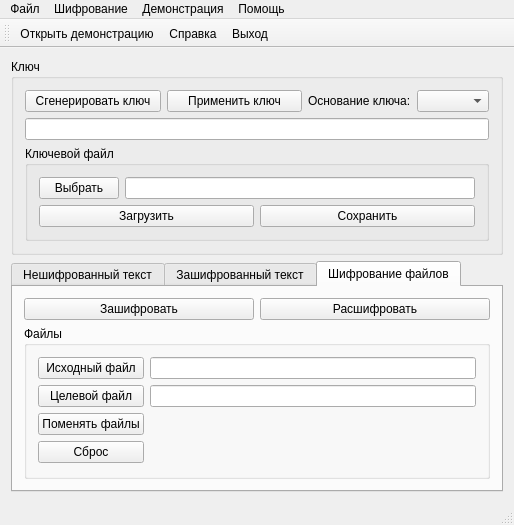
<?xml version="1.0" encoding="UTF-8"?>
<ui version="4.0">
 <class>MainWindow</class>
 <widget class="QMainWindow" name="MainWindow">
  <property name="geometry">
   <rect>
    <x>0</x>
    <y>0</y>
    <width>514</width>
    <height>513</height>
   </rect>
  </property>
  <property name="windowTitle">
   <string>IDEA</string>
  </property>
  <widget class="QWidget" name="centralWidget">
   <property name="layoutDirection">
    <enum>Qt::LeftToRight</enum>
   </property>
   <layout class="QVBoxLayout" name="verticalLayout">
    <item>
     <widget class="QGroupBox" name="groupBox_key">
      <property name="sizePolicy">
       <sizepolicy hsizetype="Preferred" vsizetype="Minimum">
        <horstretch>0</horstretch>
        <verstretch>0</verstretch>
       </sizepolicy>
      </property>
      <property name="title">
       <string>Ключ</string>
      </property>
      <layout class="QVBoxLayout" name="verticalLayout_2">
       <item>
        <layout class="QHBoxLayout" name="horizontalLayout">
         <item>
          <widget class="QPushButton" name="pushButton_genkey">
           <property name="toolTip">
            <string>Сгенерировать ключ 128 бит</string>
           </property>
           <property name="text">
            <string>Сгенерировать ключ</string>
           </property>
          </widget>
         </item>
         <item>
          <widget class="QPushButton" name="pushButton_applykey">
           <property name="text">
            <string>Применить ключ</string>
           </property>
          </widget>
         </item>
         <item>
          <widget class="QLabel" name="label_base_key">
           <property name="sizePolicy">
            <sizepolicy hsizetype="Fixed" vsizetype="Preferred">
             <horstretch>0</horstretch>
             <verstretch>0</verstretch>
            </sizepolicy>
           </property>
           <property name="text">
            <string>Основание ключа:</string>
           </property>
          </widget>
         </item>
         <item>
          <widget class="QComboBox" name="comboBox_base_key">
           <property name="sizePolicy">
            <sizepolicy hsizetype="Fixed" vsizetype="Fixed">
             <horstretch>0</horstretch>
             <verstretch>0</verstretch>
            </sizepolicy>
           </property>
          </widget>
         </item>
        </layout>
       </item>
       <item>
        <widget class="QLineEdit" name="key_input"/>
       </item>
       <item>
        <widget class="QGroupBox" name="groupBox">
         <property name="title">
          <string>Ключевой файл</string>
         </property>
         <layout class="QVBoxLayout" name="verticalLayout_6">
          <item>
           <layout class="QGridLayout" name="gridLayout_2">
            <item row="1" column="1">
             <widget class="QLineEdit" name="lineEdit_key_file"/>
            </item>
            <item row="1" column="0">
             <widget class="QPushButton" name="pushButton_key_choose">
              <property name="toolTip">
               <string>Выбрать ключевой файл</string>
              </property>
              <property name="text">
               <string>Выбрать</string>
              </property>
             </widget>
            </item>
           </layout>
          </item>
          <item>
           <layout class="QHBoxLayout" name="horizontalLayout_3">
            <item>
             <widget class="QPushButton" name="pushButton_key_load">
              <property name="toolTip">
               <string>Загрузить ключевой файл</string>
              </property>
              <property name="text">
               <string>Загрузить</string>
              </property>
             </widget>
            </item>
            <item>
             <widget class="QPushButton" name="pushButton_key_save">
              <property name="toolTip">
               <string>Сохранить ключевой файл</string>
              </property>
              <property name="text">
               <string>Сохранить</string>
              </property>
             </widget>
            </item>
           </layout>
          </item>
         </layout>
        </widget>
       </item>
      </layout>
     </widget>
    </item>
    <item>
     <widget class="QTabWidget" name="tabWidget">
      <property name="currentIndex">
       <number>2</number>
      </property>
      <widget class="QWidget" name="tab_encrypt">
       <attribute name="title">
        <string>Нешифрованный текст</string>
       </attribute>
       <layout class="QVBoxLayout" name="verticalLayout_3">
        <item>
         <widget class="QPushButton" name="pushButton_text_encrypt">
          <property name="toolTip">
           <string>Зашифровать текст и поместить его на вкладку &quot;зашифрованный текст&quot;</string>
          </property>
          <property name="text">
           <string>Зашифровать</string>
          </property>
         </widget>
        </item>
        <item>
         <widget class="QPlainTextEdit" name="plainTextEdit_decrypted"/>
        </item>
       </layout>
      </widget>
      <widget class="QWidget" name="tab_decrypt">
       <attribute name="title">
        <string>Зашифрованный текст</string>
       </attribute>
       <layout class="QVBoxLayout" name="verticalLayout_4">
        <item>
         <widget class="QPushButton" name="pushButton_text_decrypt">
          <property name="toolTip">
           <string>Расшифровать текст и поместить его на вкладку &quot;нешифрованный текст&quot;</string>
          </property>
          <property name="text">
           <string>Расшифровать</string>
          </property>
         </widget>
        </item>
        <item>
         <widget class="QPlainTextEdit" name="plainTextEdit_encrypted"/>
        </item>
       </layout>
      </widget>
      <widget class="QWidget" name="tab_file">
       <attribute name="title">
        <string>Шифрование файлов</string>
       </attribute>
       <layout class="QVBoxLayout" name="verticalLayout_5">
        <item>
         <layout class="QHBoxLayout" name="horizontalLayout_2">
          <item>
           <widget class="QPushButton" name="pushButton_file_encrypt">
            <property name="toolTip">
             <string>Зашифровать файл</string>
            </property>
            <property name="text">
             <string>Зашифровать</string>
            </property>
           </widget>
          </item>
          <item>
           <widget class="QPushButton" name="pushButton_file_decrypt">
            <property name="toolTip">
             <string>Расшифровать файл</string>
            </property>
            <property name="text">
             <string>Расшифровать</string>
            </property>
           </widget>
          </item>
         </layout>
        </item>
        <item>
         <widget class="QGroupBox" name="groupBox_files">
          <property name="sizePolicy">
           <sizepolicy hsizetype="Preferred" vsizetype="Preferred">
            <horstretch>0</horstretch>
            <verstretch>0</verstretch>
           </sizepolicy>
          </property>
          <property name="title">
           <string>Файлы</string>
          </property>
          <layout class="QGridLayout" name="gridLayout">
           <item row="0" column="0">
            <widget class="QPushButton" name="pushButton_open_file_srs">
             <property name="toolTip">
              <string>Выбрать исходный файл</string>
             </property>
             <property name="text">
              <string>Исходный файл</string>
             </property>
            </widget>
           </item>
           <item row="0" column="1">
            <widget class="QLineEdit" name="lineEdit_file_src"/>
           </item>
           <item row="1" column="0">
            <widget class="QPushButton" name="pushButton_open_file_dst">
             <property name="toolTip">
              <string>Выбрать целевой файл</string>
             </property>
             <property name="text">
              <string>Целевой файл</string>
             </property>
            </widget>
           </item>
           <item row="1" column="1">
            <widget class="QLineEdit" name="lineEdit_file_dst"/>
           </item>
           <item row="2" column="0">
            <widget class="QPushButton" name="pushButton_files_switch">
             <property name="toolTip">
              <string>Поменять файлы местами</string>
             </property>
             <property name="text">
              <string>Поменять файлы</string>
             </property>
            </widget>
           </item>
           <item row="3" column="0">
            <widget class="QPushButton" name="pushButton_reset">
             <property name="toolTip">
              <string>Сбросить названия файлов</string>
             </property>
             <property name="text">
              <string>Сброс</string>
             </property>
            </widget>
           </item>
          </layout>
         </widget>
        </item>
       </layout>
      </widget>
     </widget>
    </item>
   </layout>
  </widget>
  <widget class="QMenuBar" name="menuBar">
   <property name="geometry">
    <rect>
     <x>0</x>
     <y>0</y>
     <width>514</width>
     <height>19</height>
    </rect>
   </property>
   <widget class="QMenu" name="menu">
    <property name="title">
     <string>Файл</string>
    </property>
    <addaction name="separator"/>
    <addaction name="key_apply"/>
    <addaction name="key_save"/>
    <addaction name="key_load"/>
    <addaction name="key_choose"/>
    <addaction name="key_gen"/>
    <addaction name="separator"/>
    <addaction name="exit"/>
   </widget>
   <widget class="QMenu" name="menu_2">
    <property name="title">
     <string>Шифрование</string>
    </property>
    <widget class="QMenu" name="menu_3">
     <property name="title">
      <string>Выбор файла</string>
     </property>
     <addaction name="file_open_src"/>
     <addaction name="file_open_dst"/>
     <addaction name="file_switch"/>
     <addaction name="file_reset"/>
    </widget>
    <addaction name="text_encrypt"/>
    <addaction name="text_decrypt"/>
    <addaction name="separator"/>
    <addaction name="file_encrypt"/>
    <addaction name="file_decrypt"/>
    <addaction name="menu_3"/>
   </widget>
   <widget class="QMenu" name="menu_4">
    <property name="title">
     <string>Демонстрация</string>
    </property>
    <addaction name="start_demo"/>
   </widget>
   <widget class="QMenu" name="menu_5">
    <property name="title">
     <string>Помощь</string>
    </property>
    <addaction name="help"/>
    <addaction name="about"/>
   </widget>
   <addaction name="menu"/>
   <addaction name="menu_2"/>
   <addaction name="menu_4"/>
   <addaction name="menu_5"/>
  </widget>
  <widget class="QToolBar" name="mainToolBar">
   <attribute name="toolBarArea">
    <enum>TopToolBarArea</enum>
   </attribute>
   <attribute name="toolBarBreak">
    <bool>false</bool>
   </attribute>
   <addaction name="start_demo"/>
   <addaction name="help"/>
   <addaction name="exit"/>
  </widget>
  <widget class="QStatusBar" name="statusBar"/>
  <action name="exit">
   <property name="text">
    <string>Выход</string>
   </property>
   <property name="shortcut">
    <string>Ctrl+Q</string>
   </property>
  </action>
  <action name="key_gen">
   <property name="text">
    <string>Сгенерировать ключ</string>
   </property>
  </action>
  <action name="text_encrypt">
   <property name="text">
    <string>Зашифровать текст</string>
   </property>
  </action>
  <action name="text_decrypt">
   <property name="text">
    <string>Расшифровать текст</string>
   </property>
  </action>
  <action name="key_apply">
   <property name="text">
    <string>Применить ключ</string>
   </property>
  </action>
  <action name="file_encrypt">
   <property name="text">
    <string>Зашифровать файл</string>
   </property>
  </action>
  <action name="file_decrypt">
   <property name="text">
    <string>Расшифровать файл</string>
   </property>
  </action>
  <action name="file_open_src">
   <property name="text">
    <string>Открыть исходный файл</string>
   </property>
  </action>
  <action name="file_open_dst">
   <property name="text">
    <string>Открыть целевой файл</string>
   </property>
  </action>
  <action name="file_switch">
   <property name="text">
    <string>Поменять файлы</string>
   </property>
  </action>
  <action name="file_reset">
   <property name="text">
    <string>Сбросить</string>
   </property>
  </action>
  <action name="key_save">
   <property name="text">
    <string>Сохранить ключ</string>
   </property>
  </action>
  <action name="key_load">
   <property name="text">
    <string>Загрузить ключ</string>
   </property>
  </action>
  <action name="key_choose">
   <property name="text">
    <string>Выбрать ключевой файл</string>
   </property>
  </action>
  <action name="start_demo">
   <property name="text">
    <string>Открыть демонстрацию</string>
   </property>
  </action>
  <action name="help">
   <property name="text">
    <string>Справка</string>
   </property>
  </action>
  <action name="about">
   <property name="text">
    <string>О программе</string>
   </property>
  </action>
 </widget>
 <layoutdefault spacing="6" margin="11"/>
 <resources/>
 <connections>
  <connection>
   <sender>key_apply</sender>
   <signal>triggered()</signal>
   <receiver>pushButton_applykey</receiver>
   <slot>click()</slot>
   <hints>
    <hint type="sourcelabel">
     <x>-1</x>
     <y>-1</y>
    </hint>
    <hint type="destinationlabel">
     <x>432</x>
     <y>85</y>
    </hint>
   </hints>
  </connection>
  <connection>
   <sender>key_gen</sender>
   <signal>triggered()</signal>
   <receiver>pushButton_genkey</receiver>
   <slot>click()</slot>
   <hints>
    <hint type="sourcelabel">
     <x>-1</x>
     <y>-1</y>
    </hint>
    <hint type="destinationlabel">
     <x>156</x>
     <y>85</y>
    </hint>
   </hints>
  </connection>
  <connection>
   <sender>key_load</sender>
   <signal>triggered()</signal>
   <receiver>pushButton_key_load</receiver>
   <slot>click()</slot>
   <hints>
    <hint type="sourcelabel">
     <x>-1</x>
     <y>-1</y>
    </hint>
    <hint type="destinationlabel">
     <x>156</x>
     <y>173</y>
    </hint>
   </hints>
  </connection>
  <connection>
   <sender>key_save</sender>
   <signal>triggered()</signal>
   <receiver>pushButton_key_save</receiver>
   <slot>click()</slot>
   <hints>
    <hint type="sourcelabel">
     <x>-1</x>
     <y>-1</y>
    </hint>
    <hint type="destinationlabel">
     <x>432</x>
     <y>173</y>
    </hint>
   </hints>
  </connection>
  <connection>
   <sender>file_decrypt</sender>
   <signal>triggered()</signal>
   <receiver>pushButton_file_decrypt</receiver>
   <slot>click()</slot>
   <hints>
    <hint type="sourcelabel">
     <x>-1</x>
     <y>-1</y>
    </hint>
    <hint type="destinationlabel">
     <x>432</x>
     <y>250</y>
    </hint>
   </hints>
  </connection>
  <connection>
   <sender>file_encrypt</sender>
   <signal>triggered()</signal>
   <receiver>pushButton_file_encrypt</receiver>
   <slot>click()</slot>
   <hints>
    <hint type="sourcelabel">
     <x>-1</x>
     <y>-1</y>
    </hint>
    <hint type="destinationlabel">
     <x>156</x>
     <y>250</y>
    </hint>
   </hints>
  </connection>
  <connection>
   <sender>file_open_dst</sender>
   <signal>triggered()</signal>
   <receiver>pushButton_open_file_dst</receiver>
   <slot>click()</slot>
   <hints>
    <hint type="sourcelabel">
     <x>-1</x>
     <y>-1</y>
    </hint>
    <hint type="destinationlabel">
     <x>82</x>
     <y>336</y>
    </hint>
   </hints>
  </connection>
  <connection>
   <sender>file_open_src</sender>
   <signal>triggered()</signal>
   <receiver>pushButton_open_file_srs</receiver>
   <slot>click()</slot>
   <hints>
    <hint type="sourcelabel">
     <x>-1</x>
     <y>-1</y>
    </hint>
    <hint type="destinationlabel">
     <x>86</x>
     <y>308</y>
    </hint>
   </hints>
  </connection>
  <connection>
   <sender>file_reset</sender>
   <signal>triggered()</signal>
   <receiver>pushButton_reset</receiver>
   <slot>click()</slot>
   <hints>
    <hint type="sourcelabel">
     <x>-1</x>
     <y>-1</y>
    </hint>
    <hint type="destinationlabel">
     <x>71</x>
     <y>392</y>
    </hint>
   </hints>
  </connection>
  <connection>
   <sender>file_switch</sender>
   <signal>triggered()</signal>
   <receiver>pushButton_files_switch</receiver>
   <slot>click()</slot>
   <hints>
    <hint type="sourcelabel">
     <x>-1</x>
     <y>-1</y>
    </hint>
    <hint type="destinationlabel">
     <x>91</x>
     <y>364</y>
    </hint>
   </hints>
  </connection>
  <connection>
   <sender>text_decrypt</sender>
   <signal>triggered()</signal>
   <receiver>pushButton_text_decrypt</receiver>
   <slot>click()</slot>
   <hints>
    <hint type="sourcelabel">
     <x>-1</x>
     <y>-1</y>
    </hint>
    <hint type="destinationlabel">
     <x>294</x>
     <y>249</y>
    </hint>
   </hints>
  </connection>
  <connection>
   <sender>text_encrypt</sender>
   <signal>triggered()</signal>
   <receiver>pushButton_text_encrypt</receiver>
   <slot>click()</slot>
   <hints>
    <hint type="sourcelabel">
     <x>-1</x>
     <y>-1</y>
    </hint>
    <hint type="destinationlabel">
     <x>294</x>
     <y>249</y>
    </hint>
   </hints>
  </connection>
  <connection>
   <sender>key_choose</sender>
   <signal>triggered()</signal>
   <receiver>pushButton_key_choose</receiver>
   <slot>click()</slot>
   <hints>
    <hint type="sourcelabel">
     <x>-1</x>
     <y>-1</y>
    </hint>
    <hint type="destinationlabel">
     <x>61</x>
     <y>143</y>
    </hint>
   </hints>
  </connection>
 </connections>
</ui>
